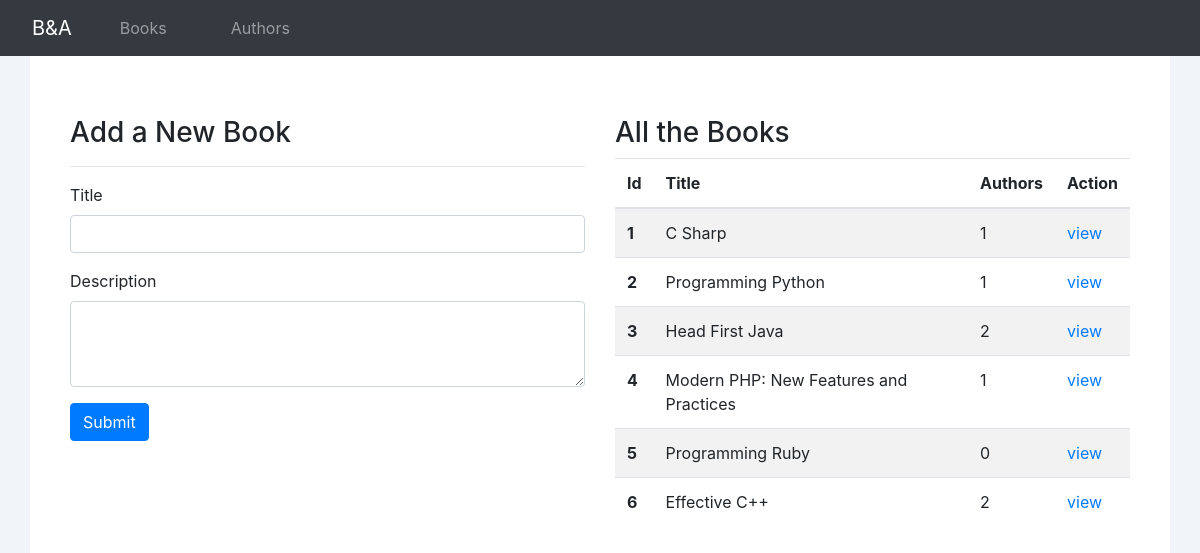
/books, run on the app's committed database.
### books_authors_app/models.py (models this page shows, shortened)
class Book(models.Model):
    title = models.CharField(max_length=255)
    description = models.TextField()
    created_at = models.DateTimeField(auto_now_add=True)
    updated_at = models.DateTimeField(auto_now=True)

### books_authors_app/views.py (the view)
# urls.py: path('books', views.books),
def books(request):
    context = {
        "books": Book.objects.all()
    }
    return render(request, "books.html", context)

### books_authors_app/templates/books.html (shortened to what this page needs)
<!DOCTYPE html>
<html lang="en">
<head>
    <link rel="stylesheet" href="https://stackpath.bootstrapcdn.com/bootstrap/4.5.2/css/bootstrap.min.css">
</head>
<body>
    <nav class="navbar navbar-expand-sm navbar-dark bg-dark">
        <p class="navbar-brand" >B&A</p>
        <div class="collapse navbar-collapse" id="collapsibleNavId">
            <ul class="navbar-nav mr-auto">
                <li class="nav-item">
                  <a class="nav-link" href="/books">Books</a>
                </li>
                <li class="nav-item">
                    <a class="nav-link " href="/authors">Authors</a>
                </li>
            </ul>
        </div>
    </nav>
    <div class="container">
        <div class="row">
            <div class="col-6">
                <h3>Add a New Book</h3>
                <hr>
                <form action = "/add-book" method = "post">
                    <div class="form-group">
                        <label>Title</label>
                        <input type="text" class="form-control" name = "title">
                    </div>
                    <div class="form-group">
                        <label>Description</label>
                        <textarea class="form-control" rows="3" name = "description"></textarea>
                    </div>
                    <button type="submit" class="btn btn-primary">Submit</button>
                </form>
            </div>
            <div class = "col-6">
                <h3>All the Books</h3>
                <table class="table table-striped">
                    <thead>
                      <tr>
                        <th scope="col">Id</th>
                        <th scope="col">Title</th>
                        <th scope="col">Authors</th>
                        <th scope="col">Action</th>
                      </tr>
                    </thead>
                    <tbody>
                        {% for book in books %}
                        <tr>
                            <th scope="row">{{book.id}}</th>
                            <td>{{book.title}}</td>
                            <td>{{book.authors.count}}</td>
                            <td><a href="/books/{{book.id}}">view</a></td>
                        </tr>
                        {%endfor%}
                    </tbody>
                  </table>
            </div>
        </div>
    </div>
</body>
</html>

### books_authors_app/templates/books.html (style rules this page uses)
.navbar p { margin:0px; padding-left: 1rem; padding-right: 1rem; }
.nav-item { padding-left: 1.5rem; padding-right: 1.5rem; }
body { background-color: #F1F4F8 }
.container { background-color:white; height: calc(100vh - 60px); padding: 60px 40px; }

### data on the page
Book: id "1", title "C Sharp", authors.count "1"
Book: id "2", title "Programming Python", authors.count "1"
Book: id "3", title "Head First Java", authors.count "2"
Book: id "4", title "Modern PHP: New Features and Practices", authors.count "1"
Book: id "5", title "Programming Ruby", authors.count "0"
Book: id "6", title "Effective C++", authors.count "2"
